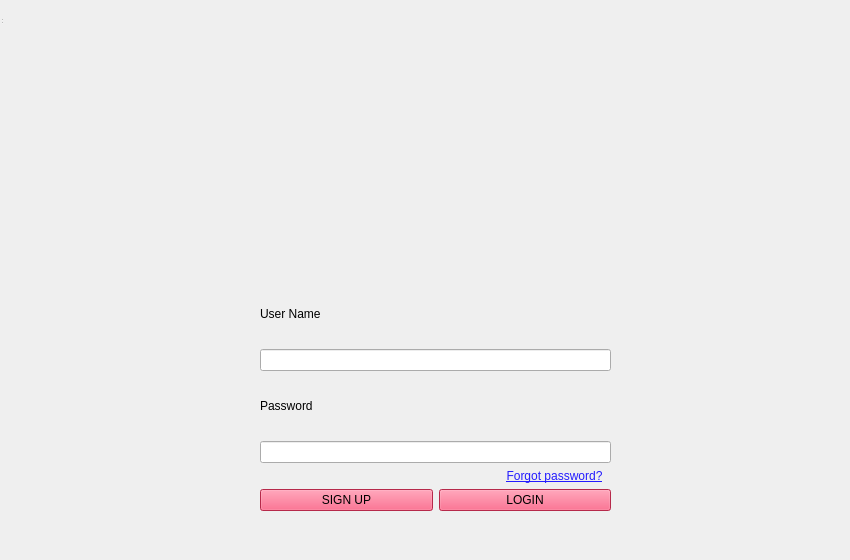
<?xml version="1.0" encoding="UTF-8"?>
<ui version="4.0">
 <class>LoginPage</class>
 <widget class="QDialog" name="LoginPage">
  <property name="geometry">
   <rect>
    <x>0</x>
    <y>0</y>
    <width>850</width>
    <height>560</height>
   </rect>
  </property>
  <property name="windowTitle">
   <string>Welcome</string>
  </property>
  <widget class="QStatusBar" name="statusbar">
   <property name="geometry">
    <rect>
     <x>0</x>
     <y>0</y>
     <width>3</width>
     <height>25</height>
    </rect>
   </property>
  </widget>
  <widget class="QStackedWidget" name="stackedWidget">
   <property name="geometry">
    <rect>
     <x>260</x>
     <y>210</y>
     <width>351</width>
     <height>301</height>
    </rect>
   </property>
   <property name="currentIndex">
    <number>0</number>
   </property>
   <widget class="QWidget" name="page">
    <widget class="QWidget" name="layoutWidget">
     <property name="geometry">
      <rect>
       <x>0</x>
       <y>10</y>
       <width>351</width>
       <height>291</height>
      </rect>
     </property>
     <layout class="QVBoxLayout" name="verticalLayout_4">
      <item>
       <layout class="QVBoxLayout" name="verticalLayout">
        <item>
         <widget class="QLabel" name="label_15">
          <property name="layoutDirection">
           <enum>Qt::RightToLeft</enum>
          </property>
          <property name="styleSheet">
           <string notr="true">color: rgb(48, 96, 255);</string>
          </property>
          <property name="text">
           <string>&lt;!DOCTYPE HTML PUBLIC &quot;-//W3C//DTD HTML 4.0//EN&quot; &quot;http://www.w3.org/TR/REC-html40/strict.dtd&quot;&gt;
&lt;html&gt;&lt;head&gt;&lt;meta name=&quot;qrichtext&quot; content=&quot;1&quot; /&gt;&lt;meta charset=&quot;utf-8&quot; /&gt;&lt;style type=&quot;text/css&quot;&gt;
p, li { white-space: pre-wrap; }
hr { height: 1px; border-width: 0; }
li.unchecked::marker { content: &quot;\2610&quot;; }
li.checked::marker { content: &quot;\2612&quot;; }
&lt;/style&gt;&lt;/head&gt;&lt;body style=&quot; font-family:'Segoe UI'; font-size:9pt; font-weight:400; font-style:normal;&quot;&gt;
&lt;p style=&quot;-qt-paragraph-type:empty; margin-top:12px; margin-bottom:12px; margin-left:0px; margin-right:0px; -qt-block-indent:0; text-indent:0px;&quot;&gt;&lt;br /&gt;&lt;/p&gt;&lt;/body&gt;&lt;/html&gt;</string>
          </property>
          <property name="alignment">
           <set>Qt::AlignRight|Qt::AlignTrailing|Qt::AlignVCenter</set>
          </property>
         </widget>
        </item>
        <item>
         <widget class="QLabel" name="label">
          <property name="text">
           <string>User Name</string>
          </property>
         </widget>
        </item>
        <item>
         <widget class="QLineEdit" name="LE_UserName"/>
        </item>
        <item>
         <widget class="QLabel" name="label_2">
          <property name="text">
           <string>Password</string>
          </property>
         </widget>
        </item>
        <item>
         <widget class="QLineEdit" name="LE_Password"/>
        </item>
        <item>
         <layout class="QHBoxLayout" name="horizontalLayout_2">
          <item>
           <widget class="QLabel" name="label_5">
            <property name="layoutDirection">
             <enum>Qt::RightToLeft</enum>
            </property>
            <property name="styleSheet">
             <string notr="true">color: rgb(48, 96, 255);</string>
            </property>
            <property name="text">
             <string>&lt;!DOCTYPE HTML PUBLIC &quot;-//W3C//DTD HTML 4.0//EN&quot; &quot;http://www.w3.org/TR/REC-html40/strict.dtd&quot;&gt;
&lt;html&gt;&lt;head&gt;&lt;meta name=&quot;qrichtext&quot; content=&quot;1&quot; /&gt;&lt;meta charset=&quot;utf-8&quot; /&gt;&lt;style type=&quot;text/css&quot;&gt;
p, li { white-space: pre-wrap; }
hr { height: 1px; border-width: 0; }
li.unchecked::marker { content: &quot;\2610&quot;; }
li.checked::marker { content: &quot;\2612&quot;; }
&lt;/style&gt;&lt;/head&gt;&lt;body style=&quot; font-family:'Segoe UI'; font-size:9pt; font-weight:400; font-style:normal;&quot;&gt;
&lt;p style=&quot;-qt-paragraph-type:empty; margin-top:12px; margin-bottom:12px; margin-left:0px; margin-right:0px; -qt-block-indent:0; text-indent:0px;&quot;&gt;&lt;br /&gt;&lt;/p&gt;&lt;/body&gt;&lt;/html&gt;</string>
            </property>
            <property name="alignment">
             <set>Qt::AlignRight|Qt::AlignTrailing|Qt::AlignVCenter</set>
            </property>
           </widget>
          </item>
          <item>
           <widget class="QLabel" name="label_14">
            <property name="layoutDirection">
             <enum>Qt::RightToLeft</enum>
            </property>
            <property name="styleSheet">
             <string notr="true">color: rgb(48, 96, 255);</string>
            </property>
            <property name="text">
             <string>&lt;!DOCTYPE HTML PUBLIC &quot;-//W3C//DTD HTML 4.0//EN&quot; &quot;http://www.w3.org/TR/REC-html40/strict.dtd&quot;&gt;
&lt;html&gt;&lt;head&gt;&lt;meta name=&quot;qrichtext&quot; content=&quot;1&quot; /&gt;&lt;meta charset=&quot;utf-8&quot; /&gt;&lt;style type=&quot;text/css&quot;&gt;
p, li { white-space: pre-wrap; }
hr { height: 1px; border-width: 0; }
li.unchecked::marker { content: &quot;\2610&quot;; }
li.checked::marker { content: &quot;\2612&quot;; }
&lt;/style&gt;&lt;/head&gt;&lt;body style=&quot; font-family:'Segoe UI'; font-size:9pt; font-weight:400; font-style:normal;&quot;&gt;
&lt;p style=&quot;-qt-paragraph-type:empty; margin-top:12px; margin-bottom:12px; margin-left:0px; margin-right:0px; -qt-block-indent:0; text-indent:0px;&quot;&gt;&lt;br /&gt;&lt;/p&gt;&lt;/body&gt;&lt;/html&gt;</string>
            </property>
            <property name="alignment">
             <set>Qt::AlignRight|Qt::AlignTrailing|Qt::AlignVCenter</set>
            </property>
           </widget>
          </item>
          <item>
           <widget class="QPushButton" name="PB_ForgetPassword">
            <property name="toolTip">
             <string>&lt;html&gt;&lt;head/&gt;&lt;body&gt;&lt;p align=&quot;right&quot;&gt;&lt;span style=&quot; text-decoration: underline;&quot;&gt;Forgot password?&lt;/span&gt;&lt;/p&gt;&lt;/body&gt;&lt;/html&gt;</string>
            </property>
            <property name="layoutDirection">
             <enum>Qt::LeftToRight</enum>
            </property>
            <property name="styleSheet">
             <string notr="true">color: rgb(36, 28, 255);
background-color: transparent;
border: transparent;
font: 9pt &quot;Segoe UI&quot;;
text-decoration: underline;</string>
            </property>
            <property name="text">
             <string>Forgot password?</string>
            </property>
           </widget>
          </item>
         </layout>
        </item>
        <item>
         <layout class="QHBoxLayout" name="horizontalLayout">
          <item>
           <widget class="QPushButton" name="PB_SignUp">
            <property name="styleSheet">
             <string notr="true">background-color: rgb(255, 57, 103);</string>
            </property>
            <property name="text">
             <string>SIGN UP</string>
            </property>
           </widget>
          </item>
          <item>
           <widget class="QPushButton" name="PB_LogIn">
            <property name="styleSheet">
             <string notr="true">background-color: rgb(255, 57, 103);</string>
            </property>
            <property name="text">
             <string>LOGIN</string>
            </property>
           </widget>
          </item>
         </layout>
        </item>
       </layout>
      </item>
     </layout>
    </widget>
   </widget>
   <widget class="QWidget" name="page_3">
    <widget class="QWidget" name="layoutWidget">
     <property name="geometry">
      <rect>
       <x>0</x>
       <y>0</y>
       <width>351</width>
       <height>301</height>
      </rect>
     </property>
     <layout class="QVBoxLayout" name="verticalLayout_2">
      <item>
       <layout class="QHBoxLayout" name="horizontalLayout_7">
        <item>
         <widget class="QLabel" name="label_9">
          <property name="text">
           <string>Enter the UserName: </string>
          </property>
         </widget>
        </item>
        <item>
         <widget class="QLineEdit" name="LE_SignUpUserName">
          <property name="inputMethodHints">
           <set>Qt::ImhHiddenText|Qt::ImhNoPredictiveText</set>
          </property>
         </widget>
        </item>
       </layout>
      </item>
      <item>
       <layout class="QHBoxLayout" name="horizontalLayout_8">
        <item>
         <widget class="QLabel" name="label_10">
          <property name="text">
           <string>Enter the Password: </string>
          </property>
         </widget>
        </item>
        <item>
         <widget class="QLineEdit" name="LE_SignUpPassword">
          <property name="inputMethodHints">
           <set>Qt::ImhHiddenText|Qt::ImhNoPredictiveText</set>
          </property>
         </widget>
        </item>
       </layout>
      </item>
      <item>
       <layout class="QHBoxLayout" name="horizontalLayout_3">
        <item>
         <widget class="QLabel" name="label_4">
          <property name="text">
           <string>Enter the MIP: </string>
          </property>
         </widget>
        </item>
        <item>
         <widget class="QLineEdit" name="LE_SignUpMIP">
          <property name="inputMethodHints">
           <set>Qt::ImhHiddenText|Qt::ImhNoPredictiveText</set>
          </property>
         </widget>
        </item>
       </layout>
      </item>
      <item>
       <layout class="QHBoxLayout" name="horizontalLayout_4">
        <item>
         <widget class="QLabel" name="label_6">
          <property name="text">
           <string>Enter the Account ID</string>
          </property>
         </widget>
        </item>
        <item>
         <widget class="QLineEdit" name="LE_SignUpAccID"/>
        </item>
       </layout>
      </item>
      <item>
       <layout class="QHBoxLayout" name="horizontalLayout_5">
        <item>
         <widget class="QLabel" name="label_7">
          <property name="text">
           <string>Enter the name: </string>
          </property>
         </widget>
        </item>
        <item>
         <widget class="QLineEdit" name="LE_SignUpName"/>
        </item>
       </layout>
      </item>
      <item>
       <widget class="QPushButton" name="PB_SigNUP">
        <property name="text">
         <string>SignUp</string>
        </property>
       </widget>
      </item>
      <item>
       <layout class="QHBoxLayout" name="horizontalLayout_9">
        <item>
         <widget class="QPushButton" name="PB_Back_2">
          <property name="text">
           <string>Back</string>
          </property>
         </widget>
        </item>
        <item>
         <widget class="QLabel" name="label_11">
          <property name="text">
           <string/>
          </property>
         </widget>
        </item>
       </layout>
      </item>
     </layout>
    </widget>
   </widget>
   <widget class="QWidget" name="page_2">
    <widget class="QWidget" name="layoutWidget">
     <property name="geometry">
      <rect>
       <x>0</x>
       <y>10</y>
       <width>351</width>
       <height>170</height>
      </rect>
     </property>
     <layout class="QVBoxLayout" name="verticalLayout_3">
      <item>
       <layout class="QHBoxLayout" name="horizontalLayout_10">
        <item>
         <widget class="QLabel" name="label_12">
          <property name="text">
           <string>Enter the UserName: </string>
          </property>
         </widget>
        </item>
        <item>
         <widget class="QLineEdit" name="LE_ForgetPasswordUserName">
          <property name="inputMethodHints">
           <set>Qt::ImhHiddenText|Qt::ImhNoPredictiveText</set>
          </property>
         </widget>
        </item>
       </layout>
      </item>
      <item>
       <layout class="QHBoxLayout" name="horizontalLayout_6">
        <item>
         <widget class="QLabel" name="label_8">
          <property name="text">
           <string>Please enter the MIP: </string>
          </property>
         </widget>
        </item>
        <item>
         <widget class="QLineEdit" name="LE_ForgetPasswordMIP"/>
        </item>
       </layout>
      </item>
      <item>
       <widget class="QPushButton" name="PB_ForgetPass">
        <property name="text">
         <string>ForgetPassword</string>
        </property>
       </widget>
      </item>
      <item>
       <widget class="QLabel" name="PasswordLabel">
        <property name="text">
         <string/>
        </property>
        <property name="alignment">
         <set>Qt::AlignCenter</set>
        </property>
       </widget>
      </item>
      <item>
       <layout class="QHBoxLayout" name="horizontalLayout_11">
        <item>
         <widget class="QPushButton" name="PB_Back">
          <property name="text">
           <string>Back</string>
          </property>
         </widget>
        </item>
        <item>
         <widget class="QLabel" name="label_13">
          <property name="text">
           <string/>
          </property>
         </widget>
        </item>
       </layout>
      </item>
     </layout>
    </widget>
   </widget>
  </widget>
  <widget class="QLabel" name="BankLogoLabel">
   <property name="geometry">
    <rect>
     <x>0</x>
     <y>0</y>
     <width>851</width>
     <height>211</height>
    </rect>
   </property>
   <property name="text">
    <string/>
   </property>
  </widget>
  <widget class="QWidget" name="layoutWidget">
   <property name="geometry">
    <rect>
     <x>0</x>
     <y>0</y>
     <width>2</width>
     <height>2</height>
    </rect>
   </property>
   <layout class="QVBoxLayout" name="verticalLayout_5"/>
  </widget>
  <action name="actionWelcome">
   <property name="text">
    <string>Welcome</string>
   </property>
  </action>
 </widget>
 <resources/>
 <connections/>
</ui>
